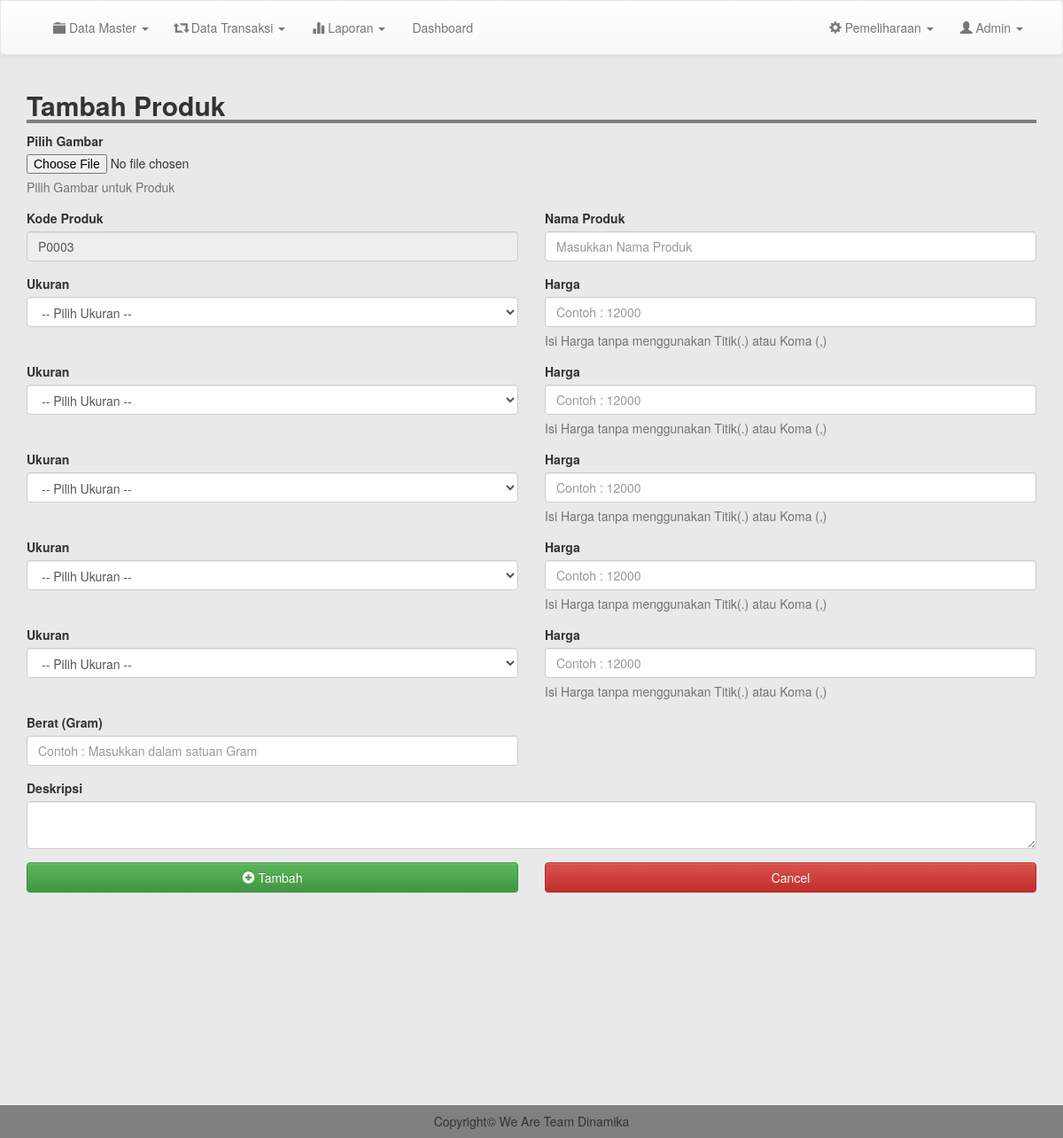
The app's page /admin/tm_produk.php (signed in), older data.
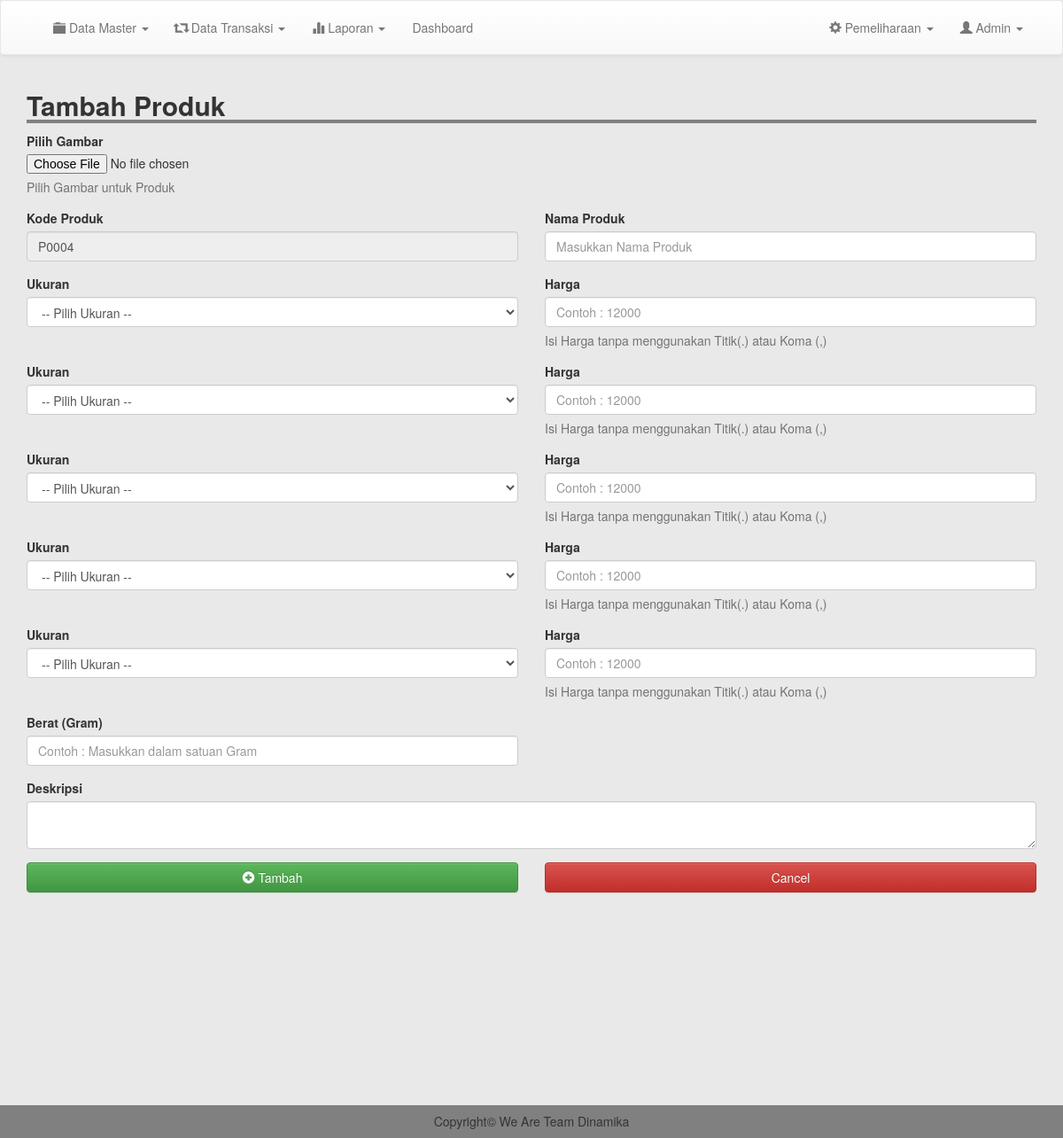
The same page, newer data.
### tables this page shows
CREATE TABLE `produk` (
  `kode_produk` varchar(100) NOT NULL,
  `nama` varchar(100) NOT NULL,
  `image` text NOT NULL,
  `deskripsi` text NOT NULL,
  `harga` int(11) NOT NULL
);

### admin/tm_produk.php (the view, shortened to what the changed rows need)
<?php
include 'header.php';
$kode = mysqli_query($conn, "SELECT kode_produk from produk order by kode_produk desc");
$data = mysqli_fetch_assoc($kode);
$num = substr($data['kode_produk'], 1, 4);
$add = (int) $num + 1;
if(strlen($add) == 1){
	$format = "P000".$add;
}else if(strlen($add) == 2){
	$format = "P00".$add;
}
else if(strlen($add) == 3){
	$format = "P0".$add;
}else{
	$format = "P".$add;
}
?>
<div class="container">
	<h2 style=" width: 100%; border-bottom: 4px solid gray"><b>Tambah Produk</b></h2>
	<form action="proses/tm_produk.php" method="POST" enctype="multipart/form-data">
		<div class="row">
			<div class="col-md-6">
				<div class="form-group">
					<label for="exampleInputEmail1">Kode Produk</label>
					<input type="text" class="form-control" id="exampleInputEmail1" placeholder="Masukkan Nama Produk" disabled value="<?= $format; ?>">
				</div>
			</div>
		</div>
</form>
	</div>
<br>
<br>
<br>
<br>
<br>
<br>
<br>
<br>
<br>
<br>
<br>
<br>
<?php
include 'footer.php';
?>

Row changes from the older to the newer data that the page shows:
removed produk: kode_produk "P0003"
added produk: kode_produk "P0004"
